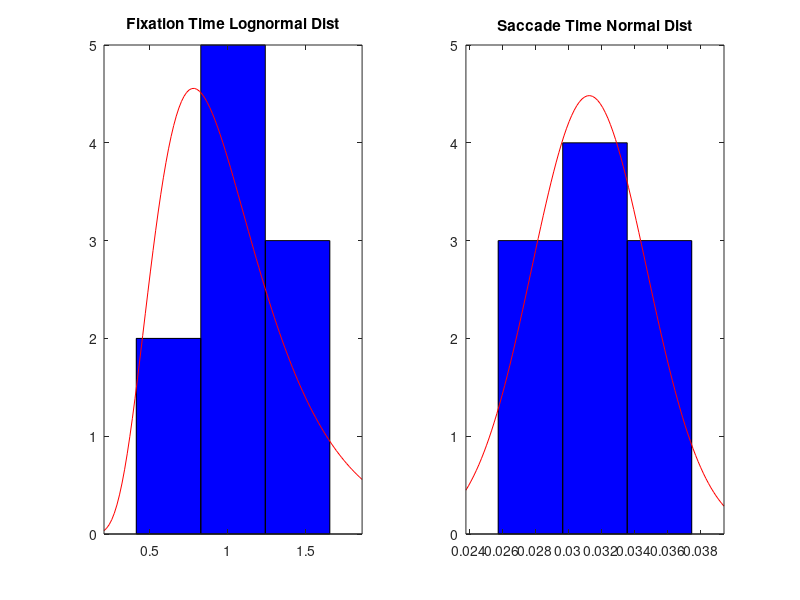

MATLAB code to generate this figure: (Note: this script raises an error after producing the figure.)
% AUTHORS: Sarah Leary, Victoria Hurd, Abby Rindfuss, Lena Obaid
% DATE CREATED: 9/10/2024
% DATE LAST MODIFIED: 9/12/2024
% PROJECT: NSEEV Project
% CLASS: Human Operation of Aerospace Vehicles

%% Housekeeping
clear;clc;close all


%% Fixed Values

% 4 AOIs
% Each AOI has a salience, expectancy, and value
    % A (primary display)
    S_A = 2;
    Ex_A = 4;
    V_A = 2;
    
    % B (monitor for water levels)
    S_B = 3;
    Ex_B = 2;
    V_B = 1;

    % C (communications display)
    S_C = 1;
    Ex_C = 3;
    V_C = 1;

    % D (emergency notification)
    S_D = 2;
    Ex_D = 1;
    V_D = 5;

% All the combinations of transition effort:
Ef_AB = 1;
Ef_AC = 1;
Ef_AD = 5;
Ef_BC = 3;
Ef_BD = 6;
Ef_CD = 4.5;
% Also, we are assuming that effort to transition is symmetric
% meaning Ef_AB = Ef_BA, etc


%% Distributions
    % fixation --> saccadic eye movement --> fixation --> and so on

n_fix = 10; % number of fixations

% Each fixation time modeled as a random variable with lognormal
% distribution 
fix_dist = makedist('Lognormal','mu', 0, 'sigma',0.5);

% The duration of each saccadic eye movement can be assumed to be normally
% distributed
sac_dist = makedist('Normal','mu',0.03,'sigma',0.003);

% rng('default') % uncomment this if we want these values to never change
fix_time = random(fix_dist,n_fix,1);
% now visualizing the lognormal distribution:
figure(1)
subplot(1,2,1)
histfit(fix_time,3,'lognormal')
title('Fixation Time Lognormal Dist')

sac_time = random(sac_dist,n_fix,1);
% now visualizing the lognormal distribution:
subplot(1,2,2)
histfit(sac_time,3,'normal')
title('Saccade Time Normal Dist')
sgtitle('Distributions for 10 Random Numbers')

%% NSEEV Probability Model for Next Display: 
%Need to write a function that can take in current display and export next
%display


%% 1. Simulation of the Eye Position
% start each scan at A
% eye position as a function of time for 10 fixations
    %%% did we ask Torin about how to choose the sequence? ie random,
    %%% optimize, or we decide? For now, I'm just picking A, B, C, D

% timevec will be like [fix_time, sac_time, fix_time, sac_time ...]

%% 1. Simulation of the Eye Position
% Sequence of displays: A -> B -> C -> D
sequence = {'A', 'B', 'C', 'D'};
seq_numeric = [1, 2, 3, 4];  % Mapping A = 1, B = 2, C = 3, D = 4 for plotting along the y axis

% Initialize time vector and eye position array
time_points = zeros(2 * n_fix-1, 1);
eye_position = zeros(2 * n_fix-1, 1);

% Start at display A
current_time = 0;
current_display=1;

for i = 1:n_fix

    % Fixation on display
    %eye_position(2*i - 1) = seq_numeric(mod(i-1, length(sequence)) + 1);  % A -> B -> C -> D -> A...
    [~,current_display] = NextDisplay(current_display);
    eye_position(2*i - 1) = current_display;
    time_points(2*i - 1) = current_time;
    current_time = current_time + fix_time(i);
    
    % Saccade (if not the last fixation)
    if i < n_fix+1
        eye_position(2*i) = NaN;  % No display viewed during saccades
        time_points(2*i) = current_time;
        current_time = current_time + sac_time(i);
    end
end

%% Plot the scan pattern
figure(2)
hold on

% Plot the fixations (solid lines) using the stairs function
stairs(time_points, eye_position, 'LineWidth', 2, 'Color', 'b');

% Plot the saccades (red dashed lines)
plot([0 time_points(1)],[1 eye_position(1)],'r--', 'LineWidth', 1.5);
for i = 1:2:(2*n_fix-2)  % Iterate over every other element for 9 saccades
    % Plot the saccade as a red dashed line
    plot([time_points(i+1), time_points(i+2)], [eye_position(i), eye_position(i+2)], 'r--', 'LineWidth', 1.5);
end

% Labels and formatting
xlabel('Time (s)');
ylabel('Display (1=A, 2=B, 3=C, 4=D)');
title('Eye Position Over Time (10 Fixations)');
yticks([1 2 3 4]);
yticklabels({'A', 'B', 'C', 'D'});
ylim([1 4]);
grid on;
legend({'Fixations', 'Saccades'}, 'Location', 'best');
hold off;

%% 2. Monte Carlo Simulations
% number of simulations
n_sim = 1000;
% number of fixations (updating)
n_fix = 100;
% initializing
current_display = 1;
current_time = 0;
% count of time spent fixating on each display
time_count_fix = zeros(1,4);
time_count_sim = zeros(n_sim,4);
for j = 1:n_sim
    for i = 1:n_fix
    
        % Fixation on display
        [~,current_display] = NextDisplay(current_display);

        % fixation and saccade time
        fix_time = random(fix_dist,1,1);
        sac_time = random(sac_dist,1,1);

        current_time = current_time + sac_time + fix_time;

        time_count_fix(current_display) = time_count_fix(current_display)+fix_time;
    end

    % finding relative time on each display
    time_count_sim(j,:) = time_count_fix./current_time;
    % Note that these do not add up to 1 because we're dividing by the
    % TOTAL time (i.e., including the saccade time)

    % resetting
    time_count_fix = zeros(1,4);
    current_time = 0;

end

% plotting a histogram for each display
fig = figure(); hold on; 
subplot(2,2,1); hold on; grid minor;
histogram(time_count_sim(:,1));
title('Display A','Interpreter','latex')
set(gca,'FontSize',20);
hold off;
subplot(2,2,2); hold on; grid minor;
histogram(time_count_sim(:,2));
title('Display B','Interpreter','latex')
set(gca,'FontSize',20);
hold off;
subplot(2,2,3); hold on; grid minor;
histogram(time_count_sim(:,3));
title('Display C','Interpreter','latex')
set(gca,'FontSize',20);
hold off;
subplot(2,2,4); hold on; grid minor;
histogram(time_count_sim(:,4));
title('Display D','Interpreter','latex')
set(gca,'FontSize',20);
hold off;

han=axes(fig,'visible','off'); 
han.Title.Visible='on';
han.XLabel.Visible='on';
han.YLabel.Visible='on';
ylabel(han,'Frequency','Interpreter','latex','FontSize',25);
xlabel(han,'Relative Time','Interpreter','latex','FontSize',25)
sgtitle('Relative Time Spent on Each Display','Interpreter','latex','FontSize',25);
